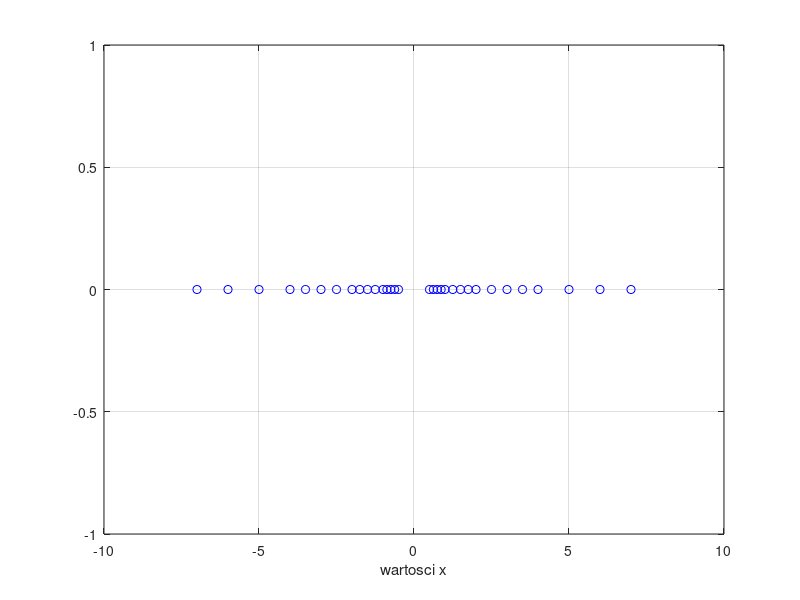

Reproduce this figure in MATLAB.
% bity_interpretacja.m
clear all; close all;

N=5; K=2; L=2;        % liczba bitow: wszystkich (z bitem znaku), eksponenty, mantysy
denorm = 0;           % 0/1 NIE/TAK denormalizacja mantysy

bias = 2^(K-1)-1;     % przesuniecie w eksponencie
ex = 0 : 2^K-1;       % wszystkie liczby calkowite w eksponencie bez przesuniecia
prec = 2.^(-L);       % precyzja mantysy
mn = 0 : 2^L-1;       % wszystkie liczby calkowite w mantysie bez domyslnego 1

P = length(ex);       % liczba wartosci eksponenty
Q = length(mn);       % liczba wartosci mantysy    
for n = 1 : Q
    for m = 1 : P
        if( denorm==0 | (denorm==1 & ex(n)~=0) )
           x( (n-1)*P + m ) = ( 1 + mn(m)*prec) * 2^(ex(n)-bias);  % domyslne 1
        else
           x( (n-1)*P + m ) =  mn(m)*prec;
        end   
    end
end
x = [ -x, x ];        % dodajemy liczby ujemne
plot( x, zeros(1, length(x)), 'bo'); grid; xlabel('wartosci x'); 
